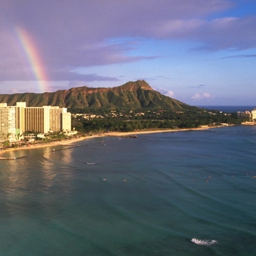
%> input picture image_processing/baseDeDonneesImagesLabEtProblematique/baseDeDonneesImages/coast_art294.jpg, 256 x 256 px; its folder holds only this picture in this run
$ octave gibg2501.m   (GNU Octave 9; MATLAB toolbox functions it lacks are replaced by stand-ins)
%> lines starting %> are read from the running program, lines starting %| are printed output that depends on the picture
%% D1
clc, clear all, close all;

iterations = 10;
data_points = [20, 50, 100, 500];

m = cell(iterations, length(data_points));
C = cell(iterations, length(data_points));

m_average = cell(length(data_points), 1);
C_average = cell(length(data_points), 1);

m_stddev = cell(length(data_points), 1);
C_stddev = cell(length(data_points), 1);

for i=1:length(data_points)
    % Initialise les cells aux bonnes dimensions
    m_average{i} = zeros(2, 1);
    C_average{i} = zeros(2, 2);

    m_stddev{i} = zeros(2, 1);
    C_stddev{i} = zeros(2, 2);

    N = data_points(i);

    for j=1:iterations

    x1 = randn(1, N) + 3;
    x2 = randn(1, N) - 1;

    % Calcul des moyennes
    m{j,i} = [sum(x1)/N; sum(x2)/N];

    % Estimation de la covariance
    ctmp = [x1 - m{j,i}(1); x2 - m{j,i}(2)];
    C{j,i} = (ctmp * ctmp') / (N - 1);

    % Accumulation pour calcul de la moyenne des moyenne et des ecarts-types
    m_average{i} = m_average{i} + m{j,i};
    C_average{i} = C_average{i} + C{j,i};
    end

    m_average{i} = m_average{i} ./ iterations;
    C_average{i} = C_average{i} ./ iterations;

    for j=1:iterations
        m_stddev{i} = m_stddev{i} + (m{j,i} - m_average{i}).^2
        C_stddev{i} = C_stddev{i} + (C{j,i} - C_average{i}).^2
    end

    m_stddev{i} = sqrt(m_stddev{i} / (iterations-1));
    C_stddev{i} = sqrt(C_stddev{i} / (iterations-1));

    % Affichage
    figure;
    plot(x1, x2, '+');
    hold on;
    plot([m_average{i}(1) m_average{i}(1)], get(gca,'ylim'));
    plot([(m_average{i}(1)- m_stddev{i}(1)) (m_average{i}(1)- m_stddev{i}(1))], get(gca,'ylim'));
    title(sprintf('Serie de %d points generes', N));
end
%> this loop made 4 passes
%> pass 1, `title(sprintf('Serie de %d points generes', N));`:
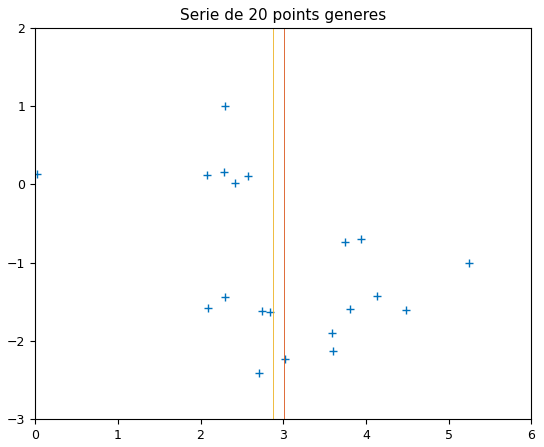
%> figure redrawn from the program's plot data
%> pass 2, `title(sprintf('Serie de %d points generes', N));`:
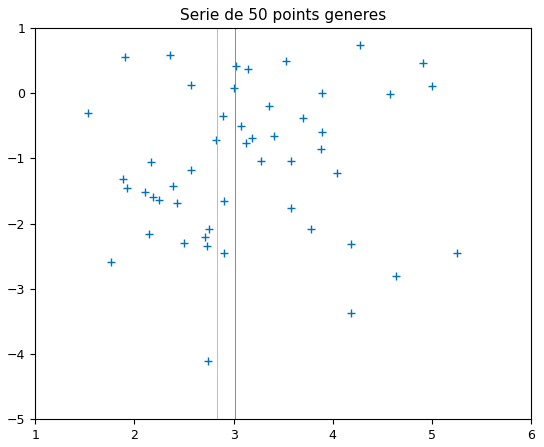
%> figure redrawn from the program's plot data

load C1.txt
load C2.txt
load C3.txt


%% Classification des images
clc, clear all, close all;

coast_images = dir('image_processing\baseDeDonneesImagesLabEtProblematique\baseDeDonneesImages\coast*.jpg');
%forest_images = dir('image_processing\baseDeDonneesImagesLabEtProblematique\baseDeDonneesImages\forest*.jpg');
%street_images = dir('image_processing\baseDeDonneesImagesLabEtProblematique\baseDeDonneesImages\street*.jpg');

% Détermination de la taille de l'échantillon de validation (et
% complémentairement d'entrainement)
validation_set_size = round(size(coast_images,1)*0.20);

% Création de l'échantillon d'entrainement
coast_training_set = coast_images(1:end - validation_set_size, 1);
%forest_training_set = forest_images(1:end - validation_set_size, 1);
%street_training_set = street_images(1:end - validation_set_size, 1);

% Création de l'échantillon de validation
coast_validation_set = coast_images(end-validation_set_size+1:end, 1);
%forest_validation_set = forest_images(end-validation_set_size+1:end, 1);
%street_validation_set = street_images(end-validation_set_size+1:end, 1);

coast_vector_images = {size(coast_training_set, 1)};
% coast_vector_images_R = zeros(1, size(coast_training_set, 1)*256^2);
% coast_vector_images_G = zeros(1, size(coast_training_set, 1)*256^2);
% coast_vector_images_B = zeros(1, size(coast_training_set, 1)*256^2);

coast_vector_images_R = [];
coast_vector_images_G = [];
coast_vector_images_B = [];

%for i=1:size(coast_training_set, 1)
for i=1:1
    im = double(imread(strcat('image_processing\baseDeDonneesImagesLabEtProblematique\baseDeDonneesImages\', coast_training_set(1).name)));
    coast_vector_images{i} = reshape(im,1,256^2,3);
    coast_vector_images_R = [coast_vector_images_R coast_vector_images{i}(1,:,1)];
    coast_vector_images_G = [coast_vector_images_G coast_vector_images{i}(1,:,2)];
    coast_vector_images_B = [coast_vector_images_B coast_vector_images{i}(1,:,3)];
end

mean_R = mean(coast_vector_images_R);
%> mean_R = 104.2
mean_G = mean(coast_vector_images_G);
%> mean_G = 109.1
mean_B = mean(coast_vector_images_B);
%> mean_B = 123.3

norm_coast_vector_images_R = coast_vector_images_R - mean_R;
norm_coast_vector_images_G = coast_vector_images_G - mean_G;
norm_coast_vector_images_B = coast_vector_images_B - mean_B;

covar_RR = sum((norm_coast_vector_images_R ) .* (norm_coast_vector_images_R ), 'all')/size(norm_coast_vector_images_R,2);
%> covar_RR = 2757.5
covar_RG = sum((norm_coast_vector_images_R ) .* (norm_coast_vector_images_G), 'all')/size(norm_coast_vector_images_R,2);
%> covar_RG = 2105.9
covar_RB = sum((norm_coast_vector_images_R ) .* (norm_coast_vector_images_B), 'all')/size(norm_coast_vector_images_R,2);
%> covar_RB = 2266

covar_GR = sum((norm_coast_vector_images_G) .* (norm_coast_vector_images_R ), 'all')/size(norm_coast_vector_images_R,2);
%> covar_GR = 2105.9
covar_GG = sum((norm_coast_vector_images_G) .* (norm_coast_vector_images_G), 'all')/size(norm_coast_vector_images_R,2);
%> covar_GG = 1861.1
covar_GB = sum((norm_coast_vector_images_G) .* (norm_coast_vector_images_B), 'all')/size(norm_coast_vector_images_R,2);
%> covar_GB = 2277.1

covar_BR = sum((norm_coast_vector_images_B) .* (norm_coast_vector_images_R ), 'all')/size(norm_coast_vector_images_R,2);
%> covar_BR = 2266
covar_BG = sum((norm_coast_vector_images_B) .* (norm_coast_vector_images_G), 'all')/size(norm_coast_vector_images_R,2);
%> covar_BG = 2277.1
covar_BB = sum((norm_coast_vector_images_B) .* (norm_coast_vector_images_B), 'all')/size(norm_coast_vector_images_R,2);
%> covar_BB = 3617.6


covar_mat = [covar_RR covar_RG covar_RB; covar_GR covar_GG covar_GB; covar_BR covar_BG covar_BB];
%> covar_mat = [2757.5 2105.9 2266; 2105.9 1861.1 2277.1; 2266 2277.1 3617.6]

[eig_vecs, eig_vals] = eig(covar_mat);
%> eig_vecs = [0.447 0.695 0.563; -0.855 0.147 0.497; 0.263 -0.704 0.66]; eig_vals = [60.66 0 0; 0 906.5 0; 0 0 7269]

[max_eig_val, col_of_max] = max(eig_vals,[],'all', 'linear');
%> max_eig_val = 7269; col_of_max = 9
col_of_max = mod(col_of_max, size(eig_vals,1));
%> col_of_max = 0

if col_of_max == 0
    col_of_max = 3;
end

log_max_eig_val = log10(max_eig_val);
%> log_max_eig_val = 3.86

for i=1:size(eig_vals)
    if  log10(max(eig_vals(:,i))) < log_max_eig_val - 2
        eig_vecs(:,i) = [];
    end
end
%> this loop made 3 passes
%> after the loop, eig_vecs = [0.695 0.563; 0.147 0.497; -0.704 0.66]

final_data = eig_vecs'*[norm_coast_vector_images_R;norm_coast_vector_images_G;norm_coast_vector_images_B];

% [11 lines of commented-out code are left out]

disp(covar_mat);
%|    2757.5   2105.9   2266.0
%|    2105.9   1861.1   2277.1
%|    2266.0   2277.1   3617.6
